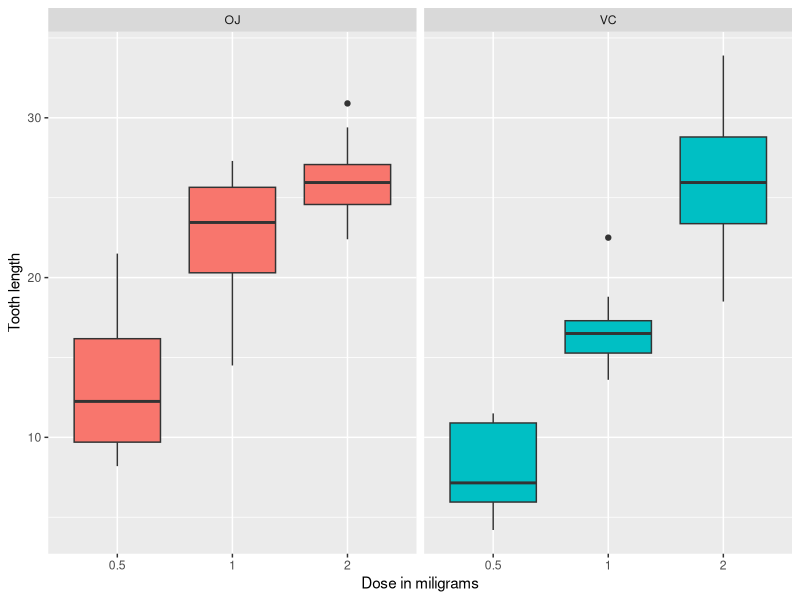

The R script that drew this image:
## ---- chunk 1
library(knitr)
opts_chunk$set(fig.width=8, fig.height=3,  warning=FALSE, message=FALSE)
## ---- chunk 2
library(datasets)
summary(ToothGrowth)
## ---- chunk 3
library(ggplot2)
g <- ggplot(data=ToothGrowth, aes(x=as.factor(dose),
                                  y=len, fill=supp))
g <- g + geom_boxplot() + 
    facet_grid(. ~ supp) + 
    xlab("Dose in miligrams") + 
    ylab("Tooth length") + 
    guides(fill=FALSE)
g
## ---- chunk 4
t.test(len ~ supp, data = ToothGrowth)
## ---- chunk 5
t.test(ToothGrowth$len[ToothGrowth$dose==1], ToothGrowth$len[ToothGrowth$dose==0.5], paired = FALSE, var.equal = TRUE)
## ---- chunk 6
t.test(ToothGrowth$len[ToothGrowth$dose==2], ToothGrowth$len[ToothGrowth$dose==1], paired = FALSE, var.equal = TRUE)
## ---- chunk 7
t.test(ToothGrowth$len[ToothGrowth$dose==2], ToothGrowth$len[ToothGrowth$dose==0.5], paired = FALSE, var.equal = TRUE)
